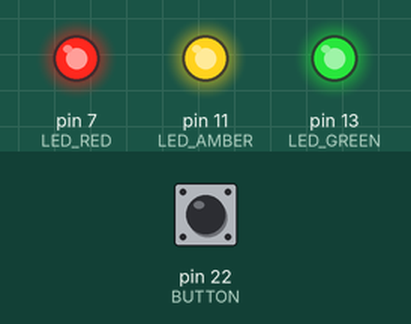
A program run on a simulated Raspberry Pi (header pin numbers). Parts: output pins drawn as LEDs (lit = HIGH). The inputs (shaded band) are chosen by the test bench; at power-on: pin 22 (BUTTON) HIGH.

Above: at 0.05 s.
At 0.55 s:
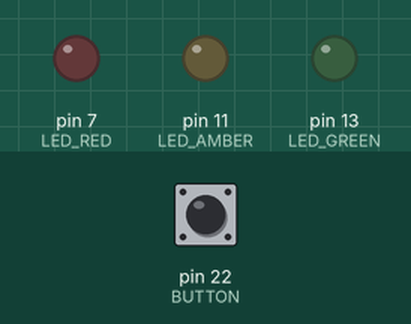
At 1.1 s:
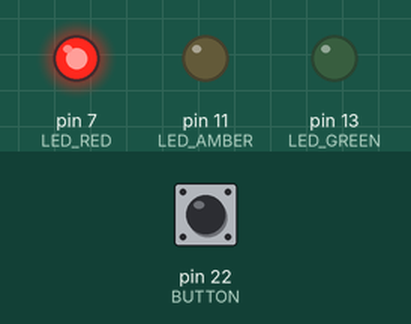
At 5.1 s:
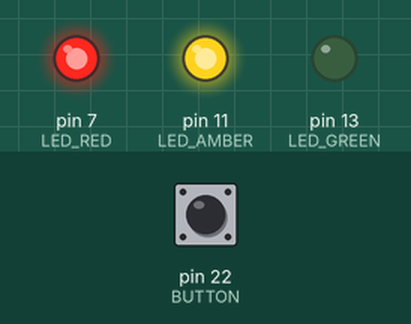
At 18.1 s:
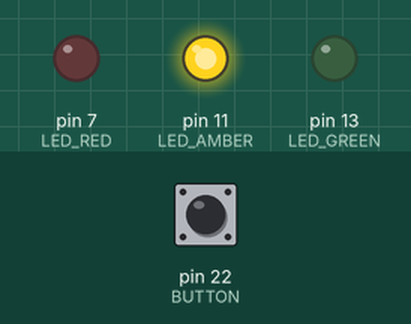
At 33.1 s:
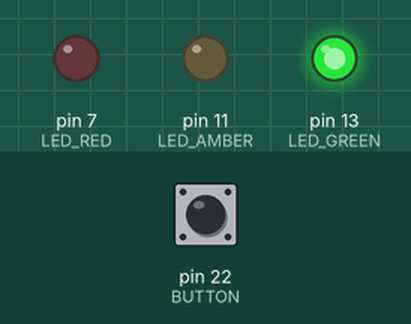
Timing chart, 0 to 38.5 s (numbered marks = the images above):
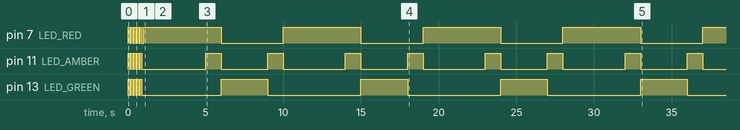

Measured:
- by itself, pin 7 (LED_RED): goes 5 × (HIGH 0.10 s, LOW 0.10 s), 4 × (HIGH 5.0 s, LOW 4.0 s), then HIGH
- by itself, pin 11 (LED_AMBER): LOW → HIGH at 0.00 s, → LOW 0.10 s later, → HIGH 0.10 s later, → LOW 0.10 s later, … (26 changes in this stretch)
- by itself, pin 13 (LED_GREEN): goes 4 × (HIGH 0.10 s, LOW 0.10 s), HIGH 0.10 s, LOW 5.1 s, 3 × (HIGH 3.0 s, LOW 6.0 s), HIGH 3.0 s, then LOW

The program:

TrafficKit02.py
```python
#!/usr/bin/env python
# Traffic Lights Demo Sequence
# Runs until Ctrl/C is pressed
# Pressing button skips to Red

# Must be run as root - sudo python TrafficKit02.py

import time, random, RPi.GPIO as GPIO

GPIO.setwarnings(False)
GPIO.setmode(GPIO.BOARD)

LED_RED = 7
LED_AMBER = 11
LED_GREEN = 13
BUTTON = 22

LEDOFF = 0
LEDON = 1

def setupgpio():
  GPIO.setup(LED_RED, GPIO.OUT)
  GPIO.setup(LED_AMBER, GPIO.OUT)
  GPIO.setup(LED_GREEN, GPIO.OUT)
  GPIO.setup(BUTTON, GPIO.IN, pull_up_down=GPIO.PUD_UP)

def alloff (val):
    GPIO.output (LED_RED, LEDOFF)
    GPIO.output (LED_AMBER, LEDOFF)
    GPIO.output (LED_GREEN, LEDOFF)
    time.sleep(val)

def allon (val):
    GPIO.output (LED_RED, LEDON)
    GPIO.output (LED_AMBER, LEDON)
    GPIO.output (LED_GREEN, LEDON)
    time.sleep(val)

def red (val):
    GPIO.output (LED_RED, LEDON)
    GPIO.output (LED_AMBER, LEDOFF)
    GPIO.output (LED_GREEN, LEDOFF)
    time.sleep(val)

def redamber (val):
    GPIO.output (LED_RED, LEDON)
    GPIO.output (LED_AMBER, LEDON)
    GPIO.output (LED_GREEN, LEDOFF)
    time.sleep(val)

def amber (val):
    GPIO.output (LED_RED, LEDOFF)
    GPIO.output (LED_AMBER, LEDON)
    GPIO.output (LED_GREEN, LEDOFF)
    time.sleep(val)

def green (val):
    GPIO.output (LED_RED, LEDOFF)
    GPIO.output (LED_AMBER, LEDOFF)
    GPIO.output (LED_GREEN, LEDON)
    time.sleep(val)

def flashall (val):
    count = 0
    while count < val:
        allon(0.1)
        alloff(0.1)
        count += 1

def basicSequence (val):
    count = 0
    while count < val:
      while count < val:
          red (4)
          redamber (1)
          if (GPIO.input(BUTTON) == 0): # If the button is pressed go to start of sequence
              break
          green (1)
          if (GPIO.input(BUTTON) == 0): # If the button is pressed go to start of sequence
              break
          green (1)
          if (GPIO.input(BUTTON) == 0): # If the button is pressed go to start of sequence
              break
          green (1)
          if (GPIO.input(BUTTON) == 0): # If the button is pressed go to start of sequence
              break
          amber (1)
          red (0)
          count += 1

try:
  while True:
    setupgpio()
    alloff(0)
    flashall(5)
    basicSequence (5)

except KeyboardInterrupt:
  GPIO.cleanup()
  exit()
```
